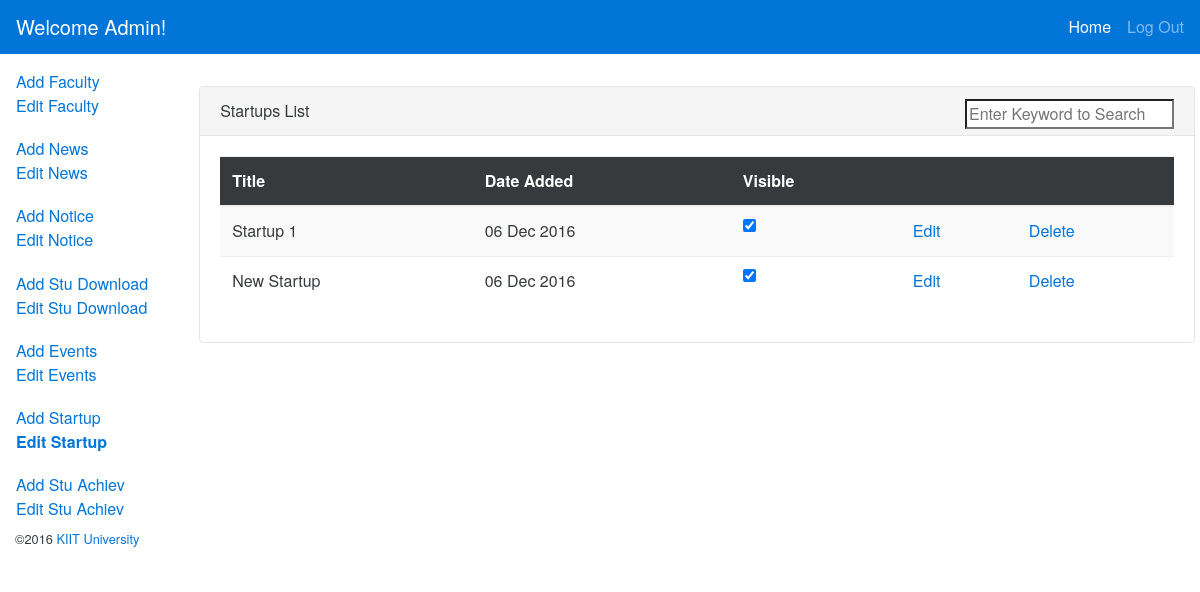
Page /admin_panel/startup_view.php (signed in) on the committed database.
### tables this page shows
CREATE TABLE IF NOT EXISTS `startup` (
  `id` int(5) NOT NULL AUTO_INCREMENT,
  `Title` varchar(1000) NOT NULL,
  `Description` text NOT NULL,
  `Link` varchar(500) NOT NULL,
  `Image` varchar(1000) NOT NULL,
  `Date` varchar(100) NOT NULL,
  `Visibility` tinyint(1) NOT NULL,
  PRIMARY KEY (`id`),
  UNIQUE KEY `id` (`id`)
);

### admin_panel/startup_view.php (the view, shortened to what this page needs)
<?php
include('php/intialize.php');
$result = $con->prepare("SELECT * FROM `startup`");
		         $result->execute();
?>
<!DOCTYPE html>
<html><head><meta http-equiv="Content-Type" content="text/html; charset=UTF-8">
  <link rel="stylesheet" href="css/style.css">
  <link rel="stylesheet" href="css/bootstrap.min.css">
  <link href="css/font-awesome.min.css" rel="stylesheet">
</head>
<body>
<?php
if (isset($_SESSION['Username']) && $_SESSION['Password'] == true) {
  ?>
  <nav class="navbar navbar-fixed-top navbar-dark bg-primary">
    <a class="navbar-brand">Welcome Admin!</a>
    <div class="collapse navbar-toggleable-xs" id="collapsingNavbar">
        <ul class="nav navbar-nav pull-right">
            <li class="nav-item active">
                <a class="nav-link" href="index.php">Home <span class="sr-only">Home</span></a>
            </li>
            <li class="nav-item">
                <a class="nav-link" href="" data-target="#myModal" data-toggle="modal">Log Out</a>
            </li>
        </ul>
    </div>
</nav>
<div class="container-fluid" id="main">
    <div class="row row-offcanvas row-offcanvas-left">
        <div class="col-md-3 col-lg-2 sidebar-offcanvas" id="sidebar" role="navigation">
            <ul class="nav nav-pills nav-stacked">
                <li class="nav-item"><div class="nav-link">
                <a href="faculty_add.php">Add Faculty</a> </br>
                <a href="faculty_view.php">Edit Faculty</a>
                </div>
                </li>
                <li class="nav-item"><div class="nav-link">
                <a href="news_add.php">Add News</a> </br>
                <a href="news_view.php">Edit News</a>
                </div>
                </li>
                <li class="nav-item"><div class="nav-link">
                <a href="notice_add.php">Add Notice</a> </br>
                <a href="notice_view.php">Edit Notice</a>
                </div>
                </li>
                <li class="nav-item"><div class="nav-link">
                <a href="stu_res_add.php">Add Stu Download</a> </br>
                <a href="stu_res_view.php">Edit Stu Download</a>
                </div>
                </li>
                <li class="nav-item"><div class="nav-link">
                <a href="event_add.php">Add Events</a> </br>
                <a href="event_view.php">Edit Events</a>
                </div>
                </li>
                <li class="nav-item"><div class="nav-link">
                <a href="startup_add.php">Add Startup</a> </br>
                <a href="startup_view.php"><strong>Edit Startup</strong></a>
                </div>
                </li>
                <li class="nav-item"><div class="nav-link">
                <a href="stu_add.php">Add Stu Achiev</a> </br>
                <a href="stu_view.php">Edit Stu Achiev</a>
                </div>
                </li>
            </ul>
        </div>
        <div class="col-md-9 col-lg-10 main">
               </div>
           <div id="newfac" class="card">
                        <div class="card-header">
                       Startups List  <input type="text" style="float:right;" name="Search" id="Search" placeholder="Enter Keyword to Search"></input>
                        </div>
                        <div class="card-block">
                            <div class="table-responsive">
                        <table class="table table-striped" id="list">
                            <thead class="thead-inverse">
                                <tr>
                                    <th>Title</th>
                                    <th>Date Added</th>
                                    <th>Visible</th>
                                    <th>&nbsp;</th>
                                    <th>&nbsp;</th>
                                </tr>
                            </thead>
                            <tbody>
                            <?php
		         for($i=0; $row = $result->fetch(); $i++){
	             ?>
                                <tr id="<?php echo $row['id']; ?>">
                                    <td><?php echo $row['Title']; ?></td>
                                    <td><?php echo date("d M Y", strtotime($row['Date'])); ?></td>
                                     <td><input type="checkbox" class="checkbox" rel="<?php echo $row['id'];?>" rel2="startup" value="1"
                                        <?php if($row['Visibility']==1) echo 'checked'; ?>>
                                        </td>
                                    <td><a href="startup_edit.php?id=<?php echo $row['id']; ?>">Edit</a></td>
                                    <td><a href="#" onclick="return false;" class="del_btn" rel="<?php echo $row['id'];?>">Delete</a></td>
                                </tr>
                                <?php } ?>
                            </tbody> </table></div></div></div>
</div></div>
<footer class="container-fluid">
    <p class="text-right small">©2016 <a href="http://kiit.ac.in">KIIT University</a></p>
</footer>
 <?php }
 else{ ?>
 <center><h3>You are Not Logged in click <a href="login.php?r=<?php echo $_SERVER['REQUEST_URI'];?>">here</a> to login.</h3></center>
 <?php } ?>
</body></html>

### admin_panel/css/style.css (style rules this page uses)
body { padding-top:62px; }
body, html { height:100%; }
.container-fluid >.row { margin-left: -15px; margin-right: -10px; }
#sidebar { padding-left:0; }
.card { overflow:hidden; }

### rows in the picture
startup: Title "Startup 1", Date "06 Dec 2016", Visibility "☑"
startup: Title "New Startup", Date "06 Dec 2016", Visibility "☑"
